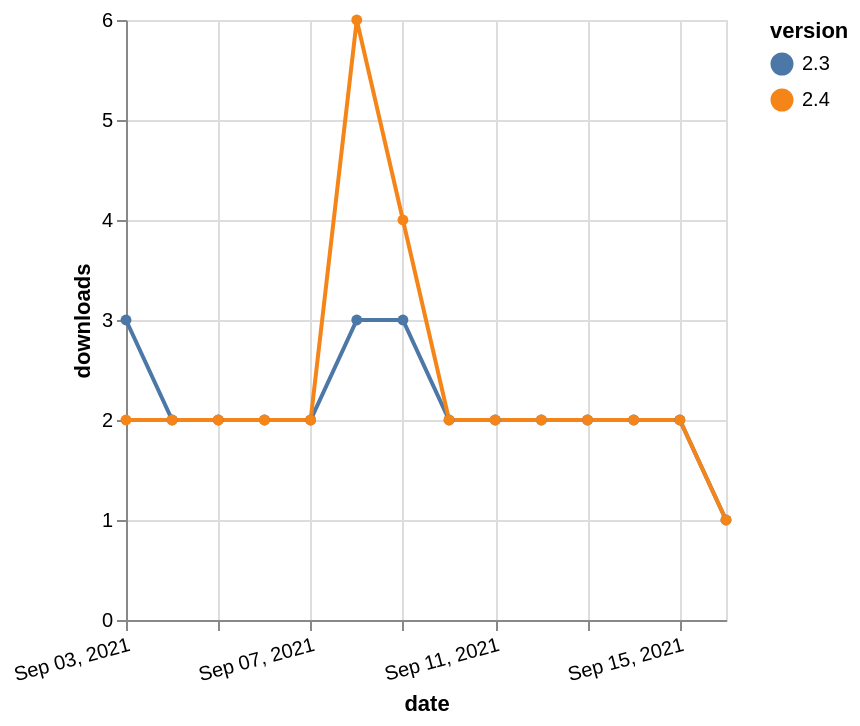

Vega-Lite specification for this chart:
### Vega-Lite specification from a JSON file in a GitHub repository (floating-point values rounded to 4 significant figures)
{"$schema": "https://vega.github.io/schema/vega-lite/v5.json", "description": "A simple bar chart with embedded data.", "data": {"values": [{"date": "2021-09-03", "total": 449, "delta": 3, "version": "2.3"}, {"date": "2021-09-04", "total": 451, "delta": 2, "version": "2.3"}, {"date": "2021-09-05", "total": 453, "delta": 2, "version": "2.3"}, {"date": "2021-09-06", "total": 455, "delta": 2, "version": "2.3"}, {"date": "2021-09-07", "total": 457, "delta": 2, "version": "2.3"}, {"date": "2021-09-08", "total": 460, "delta": 3, "version": "2.3"}, {"date": "2021-09-09", "total": 463, "delta": 3, "version": "2.3"}, {"date": "2021-09-10", "total": 465, "delta": 2, "version": "2.3"}, {"date": "2021-09-11", "total": 467, "delta": 2, "version": "2.3"}, {"date": "2021-09-12", "total": 469, "delta": 2, "version": "2.3"}, {"date": "2021-09-13", "total": 471, "delta": 2, "version": "2.3"}, {"date": "2021-09-14", "total": 473, "delta": 2, "version": "2.3"}, {"date": "2021-09-15", "total": 475, "delta": 2, "version": "2.3"}, {"date": "2021-09-16", "total": 476, "delta": 1, "version": "2.3"}, {"date": "2021-09-03", "total": 469, "delta": 2, "version": "2.4"}, {"date": "2021-09-04", "total": 471, "delta": 2, "version": "2.4"}, {"date": "2021-09-05", "total": 473, "delta": 2, "version": "2.4"}, {"date": "2021-09-06", "total": 475, "delta": 2, "version": "2.4"}, {"date": "2021-09-07", "total": 477, "delta": 2, "version": "2.4"}, {"date": "2021-09-08", "total": 483, "delta": 6, "version": "2.4"}, {"date": "2021-09-09", "total": 487, "delta": 4, "version": "2.4"}, {"date": "2021-09-10", "total": 489, "delta": 2, "version": "2.4"}, {"date": "2021-09-11", "total": 491, "delta": 2, "version": "2.4"}, {"date": "2021-09-12", "total": 493, "delta": 2, "version": "2.4"}, {"date": "2021-09-13", "total": 495, "delta": 2, "version": "2.4"}, {"date": "2021-09-14", "total": 497, "delta": 2, "version": "2.4"}, {"date": "2021-09-15", "total": 499, "delta": 2, "version": "2.4"}, {"date": "2021-09-16", "total": 500, "delta": 1, "version": "2.4"}]}, "width": "container", "mark": {"type": "line", "point": {"filled": true}}, "encoding": {"x": {"field": "date", "type": "temporal", "timeUnit": "yearmonthdate", "title": "date", "axis": {"labelAngle": -15}}, "y": {"field": "delta", "type": "quantitative", "title": "downloads"}, "color": {"field": "version", "type": "nominal"}, "tooltip": {"field": "delta"}}}
